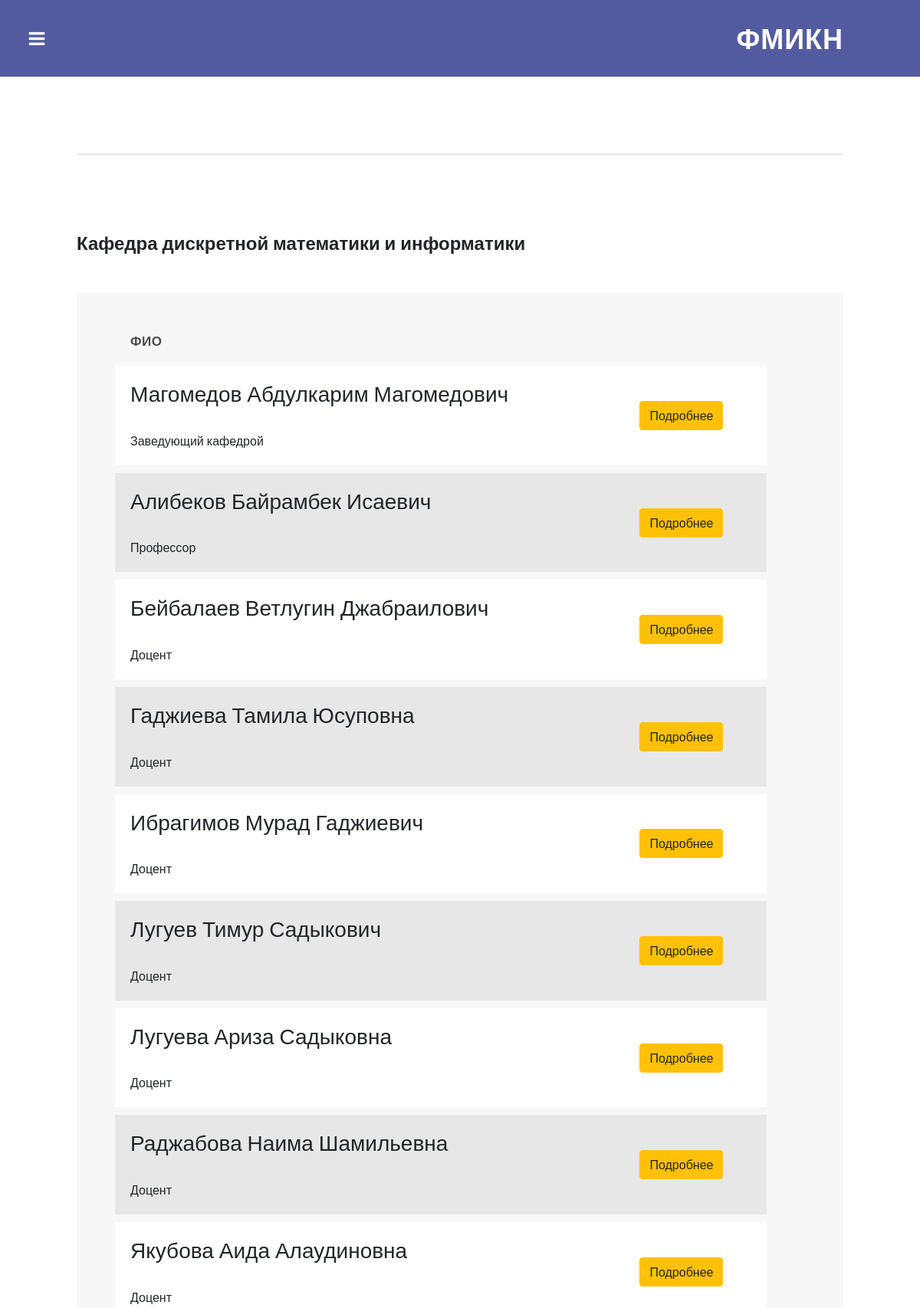
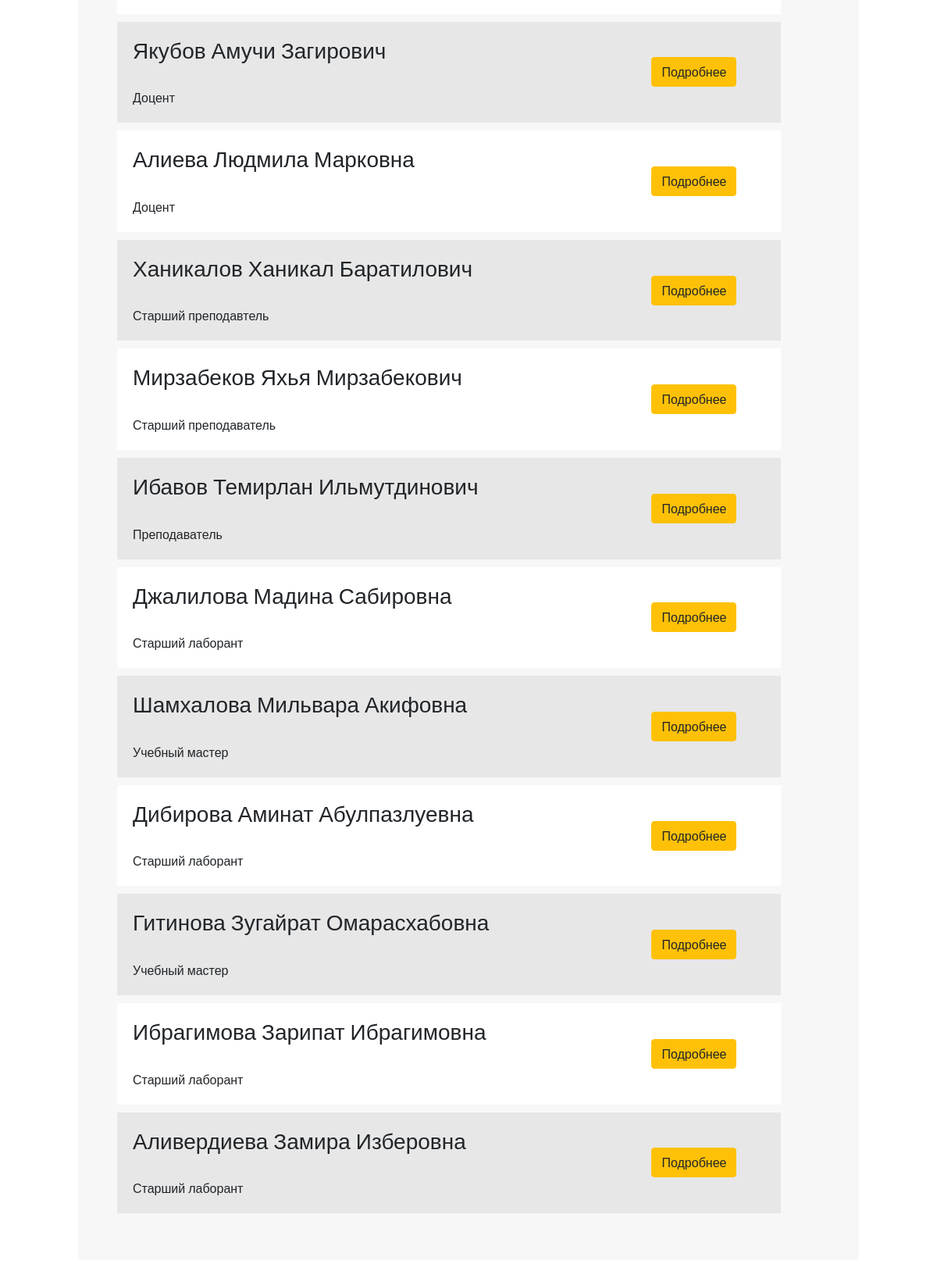
Page /structure_cathedra/1/ on the committed database (2 pictures, top to bottom).
### department/models.py (models this page shows, shortened)
class Cathedra(models.Model):
    name = models.CharField('Название кафедры', max_length=250)
    class Meta:
        verbose_name = 'Кафедра'
        verbose_name_plural = 'Кафедры'

class Employee(models.Model):
    cathedra = models.ManyToManyField(Cathedra)
    post = models.CharField('Должность', max_length=30)
    picture = models.ImageField('Фотография', upload_to='employee/', blank=True)
    name = models.CharField('Имя', max_length=30)
    surname = models.CharField('Фамилия', max_length=30)
    midname = models.CharField('Отчество', max_length=30)
    degree = models.CharField('Научная степень', max_length=100)
    disciplines = models.TextField('Преподаваемые дисцпилины')
    honorary_titles = models.CharField('Почетные звания', max_length=700)
    education = models.CharField('Образование', max_length=450)
    scientific_specialty = models.CharField('Научная специальность', max_length=500)
    Professional_development = models.CharField('Данные о повышении квалификации', max_length=700)
    scientific_interests = models.CharField('Область научных интересов', max_length=900)
    work_experience = models.PositiveSmallIntegerField('Трудовой стаж')
    projects = models.TextField('Проекты')
    publications = models.TextField('Публикации')
    contacts = models.CharField('Контакты', max_length=20)
    mail = models.EmailField('Почта')
    class Meta:
        verbose_name = 'Сотрудник кафедры'
        verbose_name_plural = 'Сотрудники кафедры'

### department/views.py (the view)
# urls.py: path('structure_cathedra/<int:id>/', views.CathedraDetails, name='structure_cathedra'),
def CathedraDetails(request, id):
    cathedra = get_object_or_404(Cathedra, id=id)
    name_cath = cathedra.name
    employee = Employee.objects.filter(cathedra=cathedra)
    context = {'cathedra': cathedra, 'employee': employee, 'name': name_cath}
    return render(request, 'department/structure_cathedra.html', context)

### department/context_processors.py (called while the page is built)
def section(request):
    return {'sects': Section.objects.all()}

### department/templates/department/structure_cathedra.html (shortened to what this page needs)
{% extends 'department/layout.html' %}
{% block content %}
<section class="tables">
  <div class="container-fluid">
    <div class="row">
      <div class="col-md-12">
        <div class="section-heading">
          <h2>{{ name }}</h2>
        </div>
        <div class="default-table">
          <table>
            <thead>
              <tr>
                <th>ФИО</th>
                <th></th>
                <th></th>
              </tr>
            </thead>
            <tbody>
                {% for i in employee %}
                  <tr>
                    <td><h3>{{ i.surname }} {{ i.name }} {{ i.midname }}</h3><br>{{ i.post }}</td>
                    <td><a href="{% url 'employee_details' i.id %}" class="btn btn-warning">Подробнее</a></td>
                  </tr>
                {% endfor %}
            </tbody>
          </table>
        </div>
      </div>
    </div>
  </div>
</section>
{% endblock %}

### department/templates/department/layout.html (shortened to what this page needs)
{% load static %}
<!DOCTYPE html>
<html lang="en">
  <head>
    <link href="{% static 'department/css/bootstrap.min.css' %}" rel="stylesheet">
    <link rel="stylesheet" href="{% static 'department/css/fontawesome.css' %}">
    <link rel="stylesheet" href="{% static 'department/css/templatemo-style.css' %}">
    <link rel="stylesheet" href="{% static 'department/css/owl.css' %}">
  </head>
<body class="is-preload">
    <div id="wrapper">
        <div id="main">
          <div class="inner">
            {% include "department/header.html" %}
              {% block content %}
              {% endblock %}
          </div>
        </div>
    </div>
</body>
</html>

### department/templates/department/header.html
<header id="header">
  <div class="logo">
    <a href="{% url 'index' %}">ФМиКН</a>
  </div>
</header>

### department/static/department/css/templatemo-style.css (style rules this page uses)
body { font-family: 'Roboto Slab', sans-serif; }
section { border-bottom: 3px solid #eee; padding-bottom: 100px; }
#wrapper { display: -moz-flex; display: -webkit-flex; display: -ms-flex; display: flex; -moz-flex-direction: row-reverse; -webkit-flex-direction: row-reverse; -ms-flex-direction: row-reverse; flex-direction: row-reverse; min-height: 100vh; }
#main { -moz-flex-grow: 1; -webkit-flex-grow: 1; -ms-flex-grow: 1; flex-grow: 1; -moz-flex-shrink: 1; -webkit-flex-shrink: 1; -ms-flex-shrink: 1; flex-shrink: 1; width: 100%; }
#main > .inner { padding: 100px; }
section.tables { margin-top: 80px; border-top: 3px solid #eee!important; padding-top: 100px; }
section.tables .container-fluid { padding-left: 0px; padding-right: 0px; }
.default-table { -webkit-overflow-scrolling: touch; overflow-x: auto; background-color: #f7f7f7; padding: 50px; }
table { width: 100%; }
table tbody tr { border-left: 0; border-right: 0; border-bottom: 10px solid #f7f7f7; }
table td { padding: 20px; }
table th { padding: 0px 20px 20px 20px; font-size: 17px; font-weight: 700; letter-spacing: 0.5px; text-align: left; text-transform: capitalize; }
table tbody tr { background-color: #e7e7e7; }
table tbody tr:nth-child(2n + 1) { background-color: #fff; }
table th { color: #4a4a4a; }
.section-heading h2 { margin-top: 0px; font-size: 24px; font-weight: 700; margin-bottom: 50px; }
#header { display: -moz-flex; display: -webkit-flex; display: -ms-flex; display: flex; position: relative; background-color: #535ba0; margin: -100px -100px 100px -100px; }
#header .logo { text-align: right; display: inline-block; width: 100%; height: 100px; line-height: 100px; }
#header .logo a { font-size: 36px; text-transform: uppercase; letter-spacing: 1px; color: #fff; font-weight: 700; margin-right: 100px; }

### rows in the picture
Cathedra: name "Кафедра дискретной математики и информатики"
Employee: surname "Магомедов", name "Абдулкарим", midname "Магомедович", post "Заведующий кафедрой"
Employee: surname "Алибеков", name "Байрамбек", midname "Исаевич", post "Профессор"
Employee: surname "Бейбалаев", name "Ветлугин", midname "Джабраилович", post "Доцент"
Employee: surname "Гаджиева", name "Тамила", midname "Юсуповна", post "Доцент"
Employee: surname "Ибрагимов", name "Мурад", midname "Гаджиевич", post "Доцент"
Employee: surname "Лугуев", name "Тимур", midname "Садыкович", post "Доцент"
Employee: surname "Лугуева", name "Ариза", midname "Садыковна", post "Доцент"
Employee: surname "Раджабова", name "Наима", midname "Шамильевна", post "Доцент"
Employee: surname "Якубова", name "Аида", midname "Алаудиновна", post "Доцент"
Employee: surname "Якубов", name "Амучи", midname "Загирович", post "Доцент"
Employee: surname "Алиева", name "Людмила", midname "Марковна", post "Доцент"
Employee: surname "Ханикалов", name "Ханикал", midname "Баратилович", post "Старший преподавтель"
Employee: surname "Мирзабеков", name "Яхья", midname "Мирзабекович", post "Старший преподаватель"
Employee: surname "Ибавов", name "Темирлан", midname "Ильмутдинович", post "Преподаватель"
Employee: surname "Джалилова", name "Мадина", midname "Сабировна", post "Старший лаборант"
Employee: surname "Шамхалова", name "Мильвара", midname "Акифовна", post "Учебный мастер"
Employee: surname "Дибирова", name "Аминат", midname "Абулпазлуевна", post "Старший лаборант"
Employee: surname "Гитинова", name "Зугайрат", midname "Омарасхабовна", post "Учебный мастер"
Employee: surname "Ибрагимова", name "Зарипат", midname "Ибрагимовна", post "Старший лаборант"
Employee: surname "Аливердиева", name "Замира", midname "Изберовна", post "Старший лаборант"
